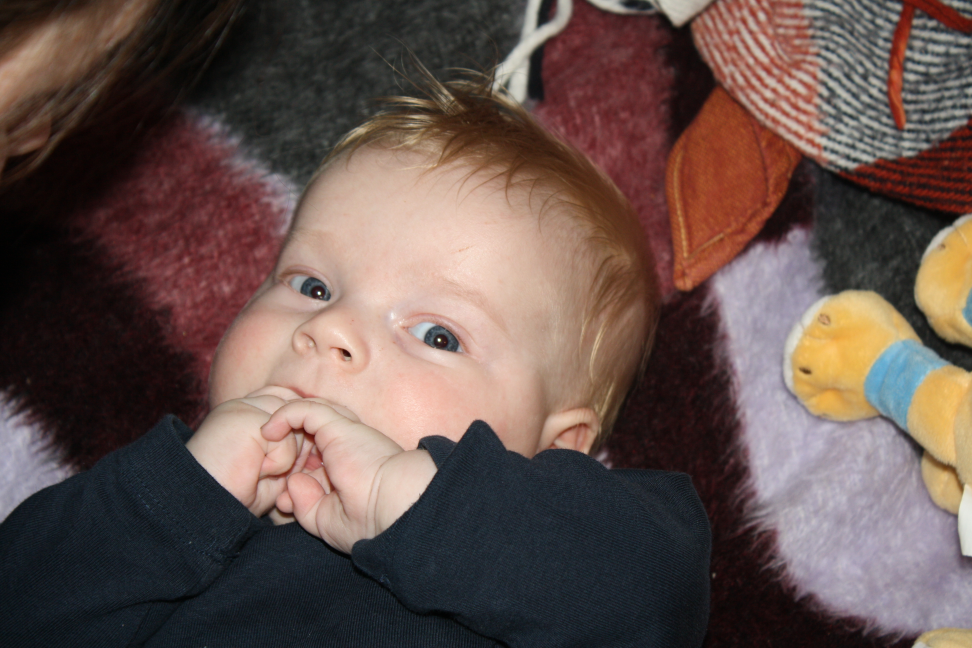
#> input picture data/test_bild.jpg, 3888 x 2592 px, found by its file name (shown at 1/4 size)
$ python main_3.py
#> lines starting #> are read from the running program, lines starting #| are printed output that depends on the picture
from PIL import Image, ImageDraw, ImageStat
import csv

def lade_RAL_farben(dateipfad):
    """Lädt die RAL-Farben aus einer CSV-Datei und gibt ein Dictionary zurück."""
    farben = {}
    with open(dateipfad, "r", encoding="utf-8") as file:
        reader = csv.reader(file)
        next(reader)  # Erste Zeile (Header) überspringen
        for row in reader:
            ral_nummer = row[0]  # RAL-Code als String behalten (z. B. "RAL 1000")
            farb_name = row[6]  # Farbname (z. B. "Grünbeige")
            r, g, b = map(int, row[1].split("-"))  # RGB-Werte aus "205-186-136" extrahieren
            farben[ral_nummer] = ((r, g, b), farb_name)
    return farben

def finde_nächste_ral_farbe(rgb, ral_farben):
    """Findet die RAL-Farbe mit der kleinsten euklidischen Distanz zum gegebenen RGB-Wert und gibt den Farbnamen zurück."""
    r, g, b = rgb
    nächster_ral = min(
        ral_farben.items(),
        key=lambda item: (item[1][0][0] - r) ** 2 + (item[1][0][1] - g) ** 2 + (item[1][0][2] - b) ** 2
    )
    return nächster_ral  # Gibt (RAL-Nummer, ((R, G, B), Farbname)) zurück

def berechne_durchschnittsfarbe(teilbild):
    """Berechnet die Durchschnittsfarbe eines Bildbereichs (Block)."""
    stat = ImageStat.Stat(teilbild)
    return tuple(int(c) for c in stat.mean[:3])  # Durchschnittsfarbe (RGB)

# Bild laden
perlen_bild = Image.open(".\\data\\test_bild.jpg").convert("RGB")
#> perlen_bild is the input picture: PIL image 3888x2592 RGB; mean R, G, B 100.6, 82.1, 76.9


# A4-Abmessungen in Pixel
A4_breite_pixel = int(300 * (210 / 25.4))
A4_länge_pixel = int(300 * (297 / 25.4))

# Bild proportional skalieren
perlen_bild.thumbnail((A4_breite_pixel, A4_länge_pixel))
#> perlen_bild: PIL image 2480x1653 RGB
# Bild in P-Modus mit 16 Farben umwandeln
perlen_bild = perlen_bild.convert("P", palette=Image.Palette.ADAPTIVE, colors=16).convert("RGB")
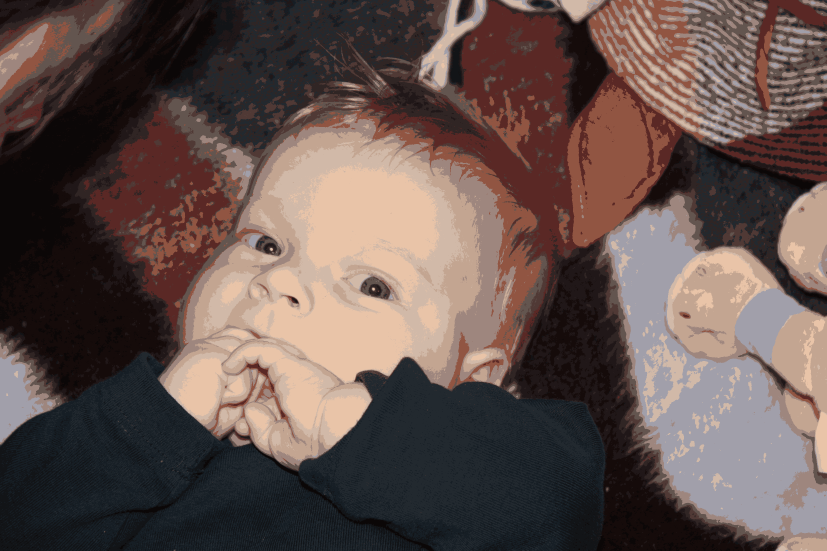
#> perlen_bild: PIL image 2480x1653 RGB (shown at 1/3 size); mean R, G, B 99, 81.7, 77.2

breite, länge = perlen_bild.size
#> breite = 2480; länge = 1653

# Zeichnen vorbereiten
draw = ImageDraw.Draw(perlen_bild)
perlengröße_in_mm = 2.5
perlengröße_pixel = int(300 * (perlengröße_in_mm / 25.4))

ral_farben = lade_RAL_farben(".\\data\\RAL_farben.csv")
#> (the run stopped early here; a loop or call above may not have finished)

$ run again, with data/diamond_perls_a4_optimal.jpg copied over data/test_bild.jpg
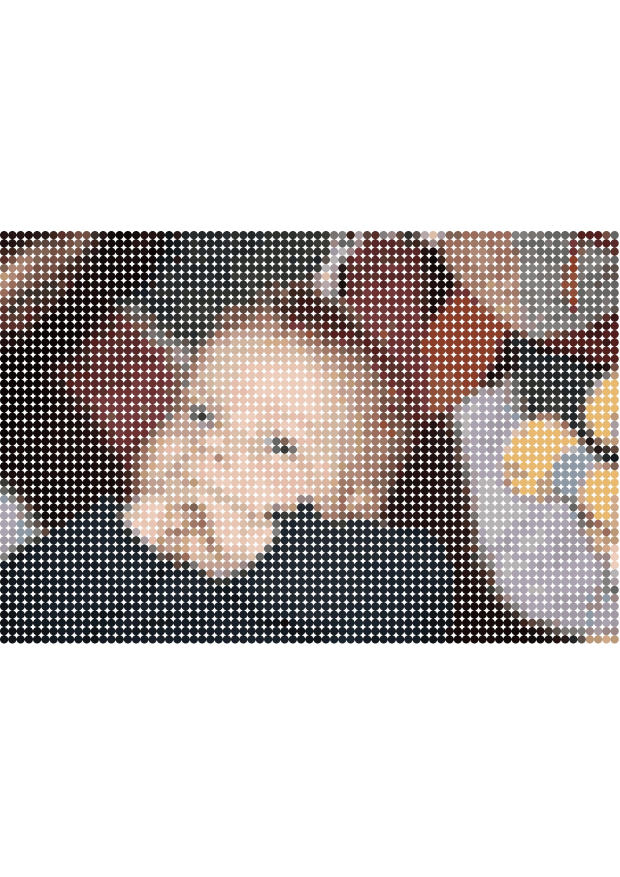
#> input picture data/diamond_perls_a4_optimal.jpg, 2480 x 3508 px, found by its file name (shown at 1/4 size)
#> perlen_bild is the input picture: PIL image 2480x3508 RGB; mean R, G, B 198.3, 191.7, 189.8
#> `perlen_bild = perlen_bild.convert("P", palette=Image.Palette.ADAPTIVE,..`:
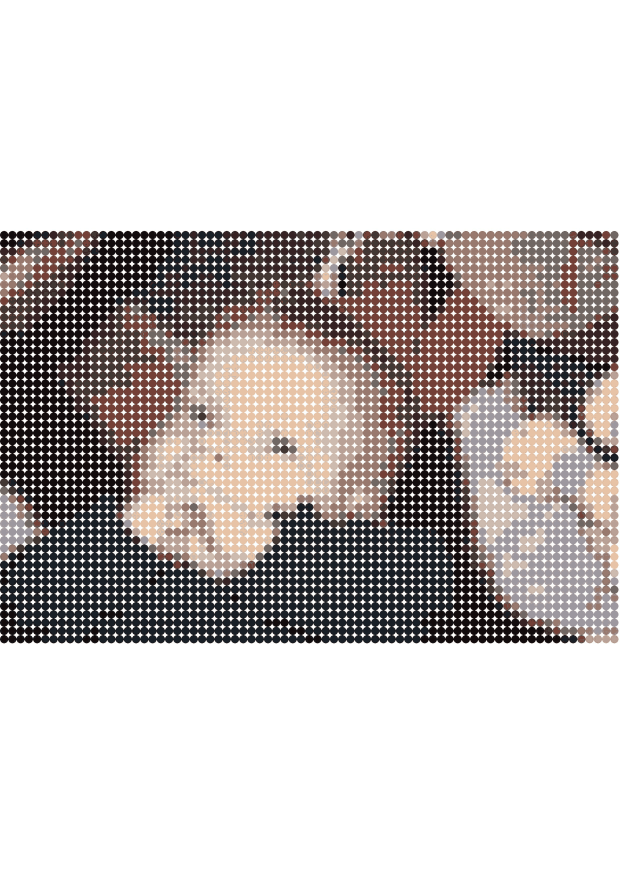
#> perlen_bild: PIL image 2479x3507 RGB (shown at 1/4 size); mean R, G, B 197.5, 191.4, 189.7
